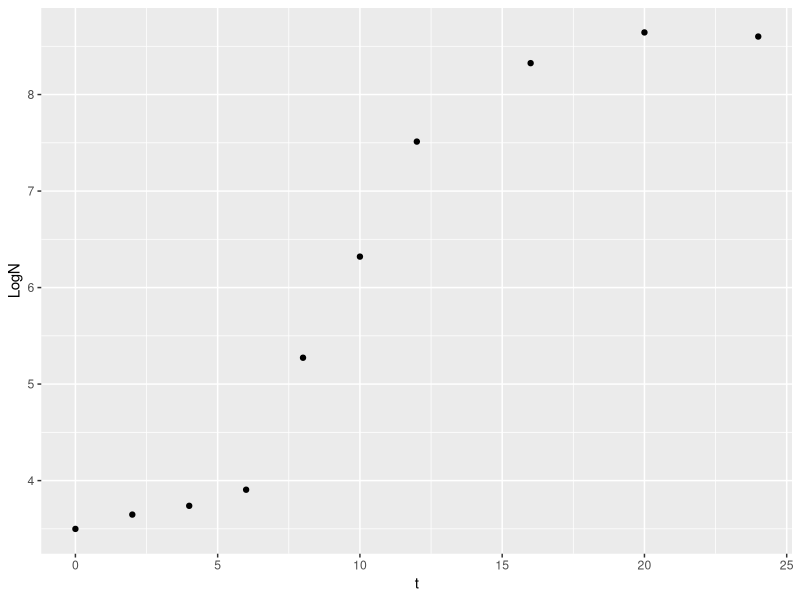
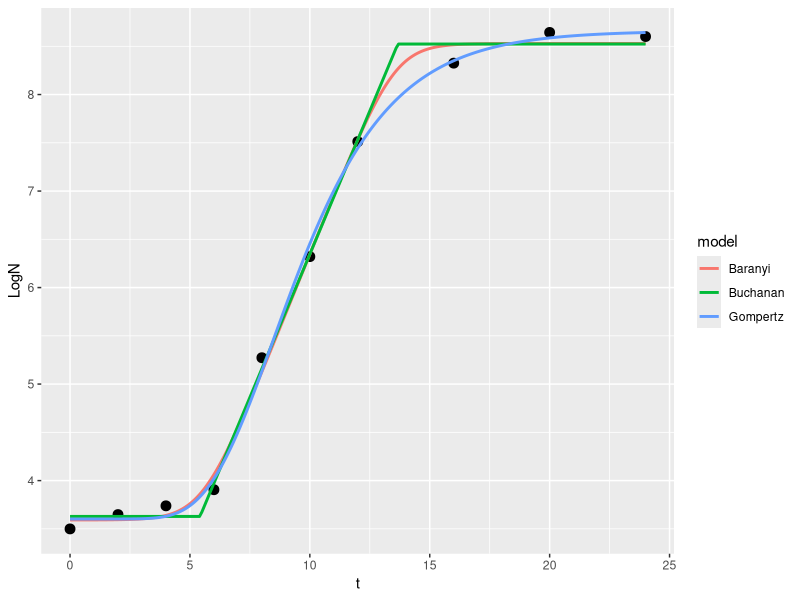

Generate these figures, in order, with R:
#!/bin/env Rscript

# Author: PokMan Ho pok.ho19@imperial.ac.uk
# Script: Abundances.R
# Desc: classwork for Abundances section
# Input: Rscript Abundances.R
# Output: R terminal output
# Arguments: 0
# Date: Nov 2019

library(ggplot2)
library(minpack.lm)

time<-c(0,2,4,6,8,10,12,16,20,24) ## timepoints, in hours
log_cells<-c(3.62, 3.62, 3.63, 4.14, 5.23, 6.27, 7.57, 8.38, 8.70, 8.69) # logged cell counts - more on this below
set.seed(1234) ## set seed to ensure you always get the same random seq if fluctuates
data<-data.frame(time, log_cells+rnorm(length(time), sd=.1)) ## add some random error
names(data)<-c("t", "LogN")

ggplot(data, aes(x=t, y=LogN))+geom_point()
baranyi_model<-function(t, r_max, N_max, N_0, t_lag){ ## bayanyi model (Baranyi 1993)
  return(N_max+log10((-1+exp(r_max*t_lag) +exp(r_max*t))/(exp(r_max*t)-1 +exp(r_max*t_lag) *10^(N_max-N_0))))
}

buchanan_model<-function(t, r_max, N_max, N_0, t_lag){ ## Buchanan model -- three phase logistic (Buchanan 1997)
  return(N_0+(t>=t_lag) * (t<=(t_lag+(N_max-N_0)*log(10)/r_max)) *r_max*(t-t_lag)/log(10) +(t>=t_lag) * (t>(t_lag+(N_max-N_0)*log(10)/r_max)) * (N_max-N_0))
}

gompertz_model<-function(t, r_max, N_max, N_0, t_lag){ ## Modified gompertz growth model (Zwietering 1990)
  return(N_0 + (N_max-N_0) * exp(-exp(r_max * exp(1) * (t_lag-t)/((N_max-N_0) *log(10))+1)))
}

N_0_start<-min(data$LogN)
N_max_start<-max(data$LogN)
t_lag_start<-data$t[which.max(diff(diff(data$LogN)))]
r_max_start<-max(diff(data$LogN))/mean(diff(data$t))

fit_baranyi<-nlsLM(data$LogN~baranyi_model(t=t, r_max, N_max, N_0, t_lag), data, list(t_lag=t_lag_start, r_max=r_max_start, N_0=N_0_start, N_max=N_max_start))
fit_buchanan<-nlsLM(data$LogN~buchanan_model(t=t, r_max, N_max, N_0, t_lag), data, list(t_lag=t_lag_start, r_max=r_max_start, N_0=N_0_start, N_max=N_max_start))
fit_gompertz<-nlsLM(data$LogN~gompertz_model(t=t, r_max, N_max, N_0, t_lag), data, list(t_lag=t_lag_start, r_max=r_max_start, N_0=N_0_start, N_max=N_max_start))

summary(fit_baranyi)
summary(fit_buchanan)
summary(fit_gompertz)

timepoints<-seq(0,24,.1)
baranyi_points<-baranyi_model(t=timepoints, r_max = coef(fit_baranyi)["r_max"], N_max = coef(fit_baranyi)["N_max"], N_0 = coef(fit_baranyi)["N_0"], t_lag = coef(fit_baranyi)["t_lag"])
buchanan_points<-buchanan_model(t=timepoints, r_max = coef(fit_buchanan)["r_max"], N_max = coef(fit_buchanan)["N_max"], N_0 = coef(fit_buchanan)["N_0"], t_lag = coef(fit_buchanan)["t_lag"])
gompertz_points<-gompertz_model(t=timepoints, r_max = coef(fit_gompertz)["r_max"], N_max = coef(fit_gompertz)["N_max"], N_0 = coef(fit_gompertz)["N_0"], t_lag = coef(fit_gompertz)["t_lag"])

df1<-data.frame(timepoints, baranyi_points)
df1$model<-"Baranyi"
names(df1)<-c("t","LogN","model")
df2<-data.frame(timepoints, buchanan_points)
df2$model<-"Buchanan"
names(df2)<-c("t","LogN","model")
df3<-data.frame(timepoints, gompertz_points)
df3$model<-"Gompertz"
names(df3)<-c("t","LogN","model")

model_frame<-rbind(df1, df2, df3)
ggplot(data, aes(x=t, y=LogN))+
  geom_point(size=3)+
  geom_line(data=model_frame, aes(x=t, y=LogN, col=model), size=1)
